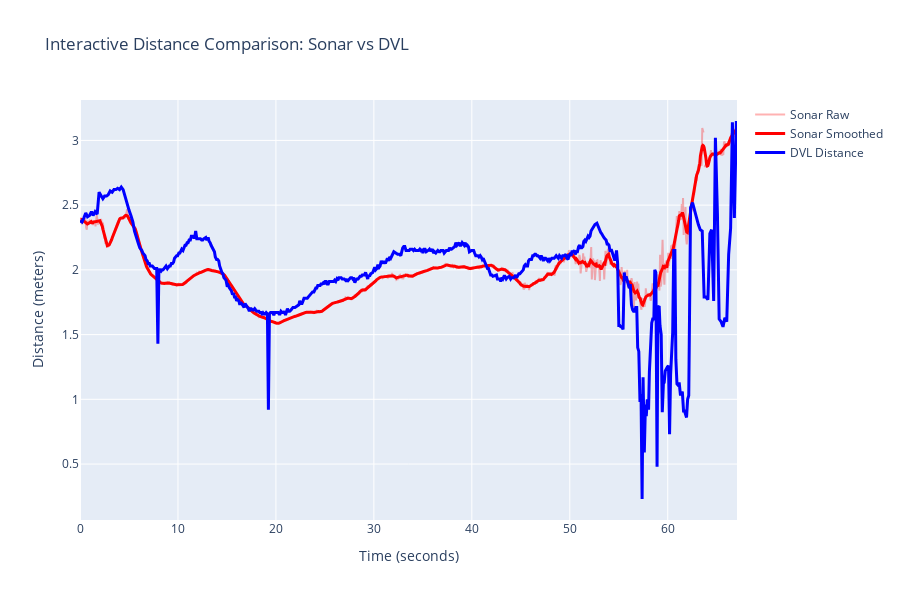

The code cell stored with this chart in its notebook:
### Code cell
fig, comparison_stats = iau.ComparisonEngine.compare_sonar_vs_dvl(distance_results, raw_data, sonar_coverage_m=sonar_coverage_meters, sonar_image_size=image_shape[0], use_plotly=True)
fig.show()

### Figure 1 — Plotly figure (JSON) as saved in the notebook; plotly's stock layout.template omitted (floating-point values rounded to 4 significant figures; data arrays with more than 128 entries replaced by an {"elided": "..."} marker saying what was removed)
{"data": [{"line": {"color": "rgba(255,0,0,0.3)"}, "mode": "lines", "name": "Sonar Raw", "type": "scatter", "x": {"elided": "1059 float values"}, "xaxis": "x", "y": {"elided": "1059 float values"}, "yaxis": "y"}, {"line": {"color": "red", "width": 3}, "mode": "lines", "name": "Sonar Smoothed", "type": "scatter", "x": {"elided": "1059 float values"}, "xaxis": "x", "y": {"elided": "1059 float values"}, "yaxis": "y"}, {"line": {"color": "blue", "width": 3}, "mode": "lines", "name": "DVL Distance", "type": "scatter", "x": {"elided": "559 float values"}, "xaxis": "x", "y": {"elided": "559 float values"}, "yaxis": "y"}], "layout": {"height": 600, "hovermode": "x unified", "title": {"text": "Interactive Distance Comparison: Sonar vs DVL"}, "xaxis": {"anchor": "y", "domain": [0, 1], "showgrid": true, "title": {"text": "Time (seconds)"}}, "yaxis": {"anchor": "x", "domain": [0, 1], "showgrid": true, "title": {"text": "Distance (meters)"}}}}
